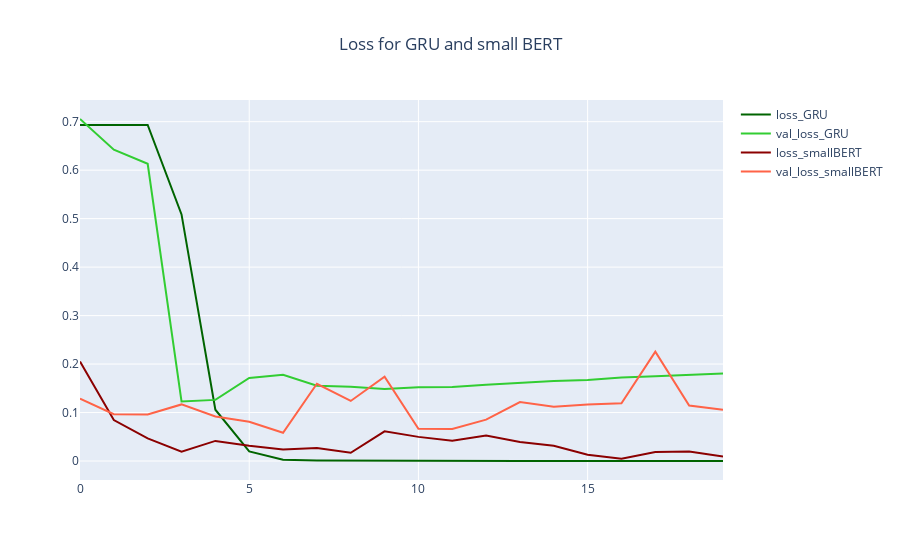

The cell this chart's notebook holds for it:
### Code cell
fig = go.Figure()
fig.add_trace(go.Scatter(y=GRU_history["loss"],
                    mode='lines',
                    name='loss_GRU',
                    marker_color = 'darkgreen'))
fig.add_trace(go.Scatter(y=GRU_history["val_loss"],
                    mode='lines',
                    name='val_loss_GRU',
                    marker_color = 'limegreen'))
fig.add_trace(go.Scatter(y=TL_history["loss"],
                    mode='lines',
                    name='loss_smallBERT',
                    marker_color = 'darkred'))
fig.add_trace(go.Scatter(y=TL_history["val_loss"],
                    mode='lines',
                    name='val_loss_smallBERT',
                    marker_color = 'tomato'))
fig.update_layout(title='Loss for GRU and small BERT', title_x = 0.5,
                  yaxis_zeroline=False, xaxis_zeroline=False)
fig.show()

### Figure 1 — Plotly figure (JSON) as saved in the notebook; plotly's stock layout.template omitted (floating-point values rounded to 4 significant figures)
{"data": [{"marker": {"color": "darkgreen"}, "mode": "lines", "name": "loss_GRU", "type": "scatter", "y": [0.6933, 0.6932, 0.6933, 0.5086, 0.1059, 0.01994, 0.002473, 0.001016, 0.0006147, 0.0003367, 0.000412, 0.0002303, 0.0002817, 0.0002114, 0.0001299, 0.0001193, 0.0001398, 9.265e-05, 9.155e-05, 6.579e-05]}, {"marker": {"color": "limegreen"}, "mode": "lines", "name": "val_loss_GRU", "type": "scatter", "y": [0.7055, 0.6422, 0.6132, 0.123, 0.1261, 0.1714, 0.178, 0.1554, 0.1531, 0.1488, 0.1521, 0.153, 0.1571, 0.1616, 0.1652, 0.1671, 0.1724, 0.175, 0.1779, 0.1807]}, {"marker": {"color": "darkred"}, "mode": "lines", "name": "loss_smallBERT", "type": "scatter", "y": [0.2054, 0.08456, 0.0466, 0.01909, 0.04151, 0.03148, 0.02391, 0.02672, 0.01702, 0.06125, 0.04983, 0.04164, 0.05251, 0.03933, 0.03154, 0.01293, 0.004939, 0.01849, 0.01945, 0.009238]}, {"marker": {"color": "tomato"}, "mode": "lines", "name": "val_loss_smallBERT", "type": "scatter", "y": [0.1288, 0.09655, 0.09582, 0.1168, 0.09192, 0.08106, 0.05845, 0.1594, 0.124, 0.1739, 0.06655, 0.0662, 0.08542, 0.1216, 0.1118, 0.1168, 0.1192, 0.2257, 0.1145, 0.1059]}], "layout": {"title": {"text": "Loss for GRU and small BERT", "x": 0.5}, "xaxis": {"zeroline": false}, "yaxis": {"zeroline": false}}}
